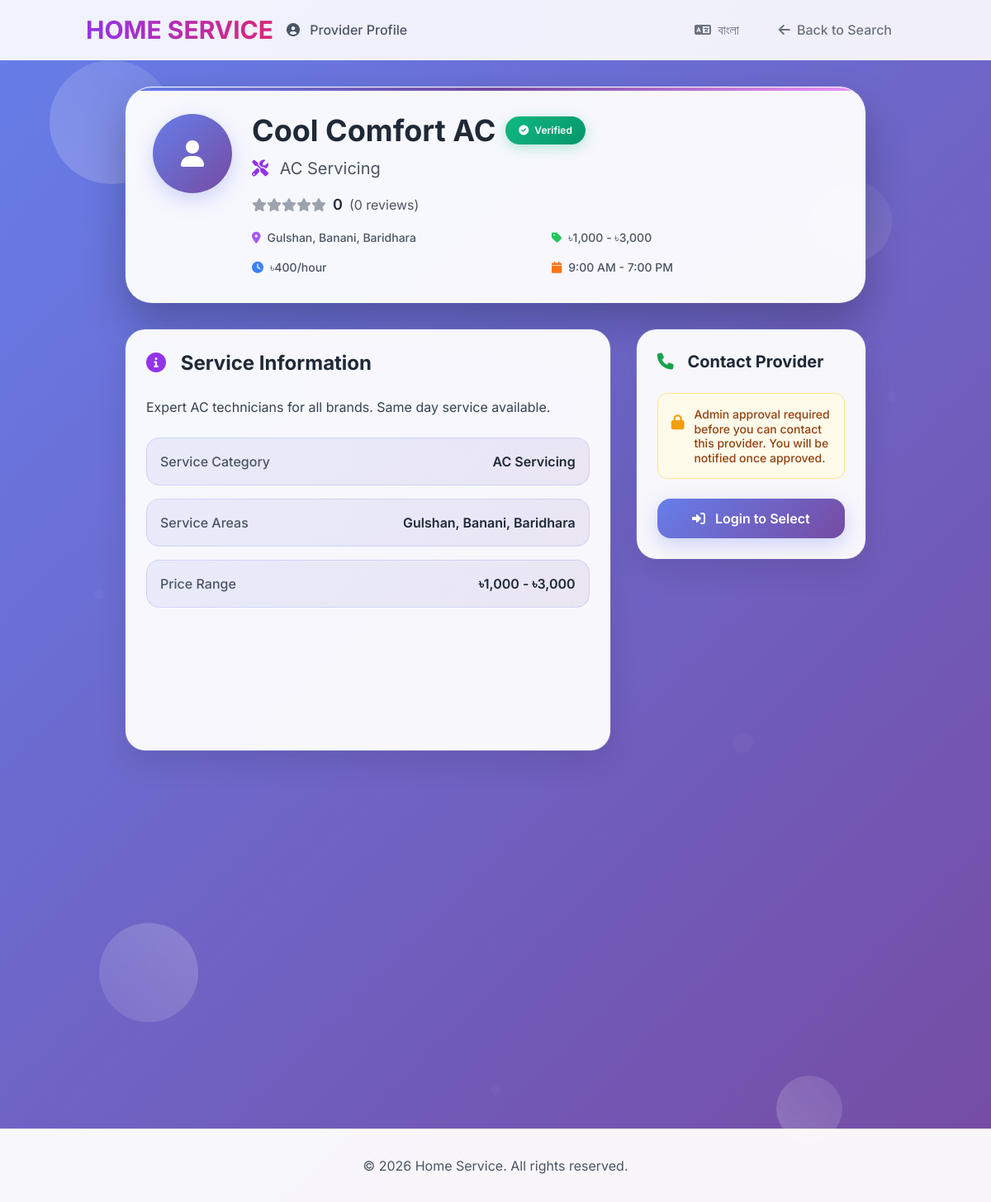
/provider/profile.php?id=2, run on the app's committed database.
### tables this page shows
CREATE TABLE service_providers (
    id INT PRIMARY KEY AUTO_INCREMENT,
    user_id INT,
    name VARCHAR(100) NOT NULL,
    phone VARCHAR(20) NOT NULL UNIQUE,
    email VARCHAR(100),
    password VARCHAR(255) NOT NULL,
    category_id INT,
    description TEXT,
    service_areas TEXT,
    price_min DECIMAL(10,2),
    price_max DECIMAL(10,2),
    hourly_rate DECIMAL(10,2),
    availability_hours TEXT,
    verification_status ENUM('pending', 'verified', 'rejected') DEFAULT 'pending',
    verification_badge BOOLEAN DEFAULT FALSE,
    nid_document VARCHAR(255),
    license_document VARCHAR(255),
    certificate_document VARCHAR(255),
    profile_picture VARCHAR(255),
    is_active BOOLEAN DEFAULT TRUE,
    created_at TIMESTAMP DEFAULT CURRENT_TIMESTAMP,
    updated_at TIMESTAMP DEFAULT CURRENT_TIMESTAMP ON UPDATE CURRENT_TIMESTAMP,
    FOREIGN KEY (category_id) REFERENCES service_categories(id),
    FOREIGN KEY (user_id) REFERENCES users(id)
);

CREATE TABLE service_categories (
    id INT PRIMARY KEY AUTO_INCREMENT,
    name VARCHAR(100) NOT NULL,
    name_bn VARCHAR(100),
    icon VARCHAR(50),
    description TEXT,
    is_active BOOLEAN DEFAULT TRUE,
    created_at TIMESTAMP DEFAULT CURRENT_TIMESTAMP
);

### provider/profile.php (the view, shortened to what the rows shown need)
<?php
require_once '../includes/functions.php';
$currentLang = getLanguage();
$providerId = $_GET['id'] ?? 0;
$provider = fetchOne("
    SELECT sp.*, sc.name as category_name, sc.name_bn as category_name_bn
    FROM service_providers sp
    JOIN service_categories sc ON sp.category_id = sc.id
    WHERE sp.id = ? AND sp.verification_status = 'verified' AND sp.is_active = 1
", [$providerId]);
?>
<!DOCTYPE html>
<html lang="<?php echo $currentLang; ?>">
<head>
    <script src="https://cdn.tailwindcss.com"></script>
    <link href="https://cdnjs.cloudflare.com/ajax/libs/font-awesome/6.0.0/css/all.min.css" rel="stylesheet">
</head>
<body class="profile-bg min-h-screen">
    <div class="container mx-auto px-4 py-8 relative z-10">
        <div class="max-w-4xl mx-auto">
            <div class="profile-header p-8 mb-8">
                <div class="flex items-start space-x-6">
                    <div class="flex-1">
                        <div class="flex items-center space-x-3 mb-3">
                            <h1 class="text-4xl font-bold text-gray-800"><?php echo htmlspecialchars($provider['name']); ?></h1>
                            <?php if ($provider['verification_badge']): ?>
                                <div class="verification-badge">
                                    <i class="fas fa-check-circle mr-1"></i>
                                    <?php echo $currentLang === 'en' ? 'Verified' : 'যাচাইকৃত'; ?>
                                </div>
                            <?php endif; ?>
                        </div>
                        <p class="text-xl text-gray-600 mb-4">
                            <i class="fas fa-tools mr-2 text-purple-600"></i>
                            <?php echo $currentLang === 'en' ? $provider['category_name'] : $provider['category_name_bn']; ?>
                        </p>
                        <div class="flex items-center space-x-6 mb-4">
                            <div class="flex items-center space-x-2">
                            </div>
                        </div>
                        <div class="grid grid-cols-1 md:grid-cols-2 gap-4 text-sm text-gray-600">
                            <div class="flex items-center">
                                <i class="fas fa-map-marker-alt text-purple-500 mr-2"></i>
                                <span class="font-medium"><?php echo htmlspecialchars($provider['service_areas']); ?></span>
                            </div>
                            <div class="flex items-center">
                                <i class="fas fa-tag text-green-500 mr-2"></i>
                                <span class="font-medium"><?php echo formatPrice($provider['price_min']); ?> - <?php echo formatPrice($provider['price_max']); ?></span>
                            </div>
                            <?php if ($provider['hourly_rate']): ?>
                                <div class="flex items-center">
                                    <i class="fas fa-clock text-blue-500 mr-2"></i>
                                    <span class="font-medium"><?php echo formatPrice($provider['hourly_rate']); ?>/<?php echo $currentLang === 'en' ? 'hour' : 'ঘণ্টা'; ?></span>
                                </div>
                            <?php endif; ?>
                            <?php if ($provider['availability_hours']): ?>
                                <div class="flex items-center">
                                    <i class="fas fa-calendar text-orange-500 mr-2"></i>
                                    <span class="font-medium"><?php echo htmlspecialchars($provider['availability_hours']); ?></span>
                                </div>
                            <?php endif; ?>
                        </div>
                    </div>
                </div>
            </div>
            <div class="grid grid-cols-1 lg:grid-cols-3 gap-8">
                <div class="lg:col-span-2">
                    <div class="profile-card p-6 mb-6">
                        <h2 class="text-2xl font-bold text-gray-800 mb-6">
                            <i class="fas fa-info-circle text-purple-600 mr-3"></i>
                            <?php echo $currentLang === 'en' ? 'Service Information' : 'সেবার তথ্য'; ?>
                        </h2>
                        <?php if ($provider['description']): ?>
                            <p class="text-gray-700 mb-6 leading-relaxed"><?php echo htmlspecialchars($provider['description']); ?></p>
                        <?php endif; ?>
                        <div class="space-y-4">
                            <div class="stats-item">
                                <div class="flex justify-between items-center">
                                    <span class="text-gray-600 font-medium"><?php echo $currentLang === 'en' ? 'Service Category' : 'সেবা বিভাগ'; ?></span>
                                    <span class="font-semibold text-gray-800"><?php echo $currentLang === 'en' ? $provider['category_name'] : $provider['category_name_bn']; ?></span>
                                </div>
                            </div>
                            <div class="stats-item">
                                <div class="flex justify-between items-center">
                                    <span class="text-gray-600 font-medium"><?php echo $currentLang === 'en' ? 'Service Areas' : 'সেবা এলাকা'; ?></span>
                                    <span class="font-semibold text-gray-800"><?php echo htmlspecialchars($provider['service_areas']); ?></span>
                                </div>
                            </div>
                            <div class="stats-item">
                                <div class="flex justify-between items-center">
                                    <span class="text-gray-600 font-medium"><?php echo $currentLang === 'en' ? 'Price Range' : 'মূল্য পরিসীমা'; ?></span>
                                    <span class="font-semibold text-gray-800"><?php echo formatPrice($provider['price_min']); ?> - <?php echo formatPrice($provider['price_max']); ?></span>
                                </div>
                            </div>
                        </div>
                    </div>
                </div>
            </div>
        </div>
    </div>
</body>
</html>

### data on the page
service_providers: name "Cool Comfort AC", category.name "AC Servicing", service_areas "Gulshan, Banani, Baridhara", price_min "৳1,000", price_max "৳3,000", hourly_rate "৳400", availability_hours "9:00 AM - 7:00 PM", description "Expert AC technicians for all brands. Same day service available."

### other printed values
$ratingData['average'] "0"
$ratingData['total'] "0"
